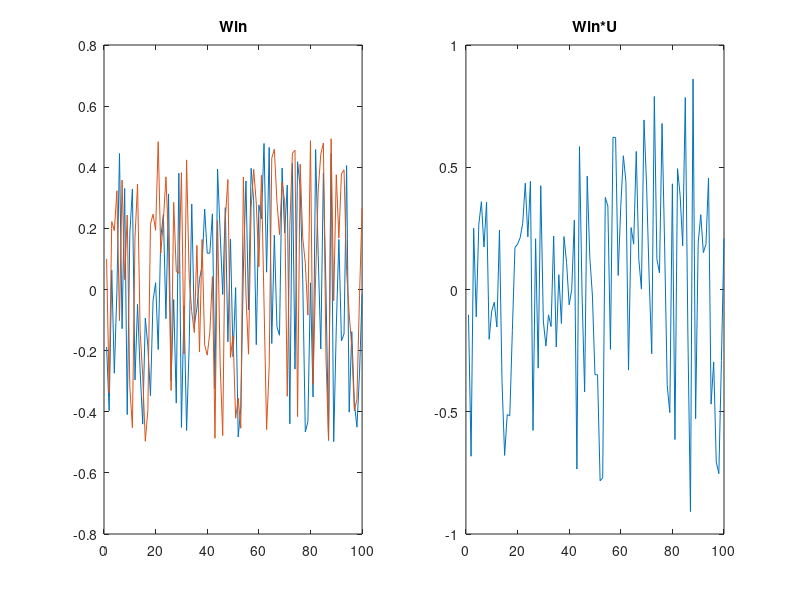

Here is the MATLAB script that generated this plot:
k = [0:0.01:1];                % length of time series
y_i = zeros(1,length(k));   % Pre-allocation
y_i2 = zeros(1,length(k));
ic = 0.4;
y_i(1) = ic;  % initial condition
y_i2(1) = ic;
a = 2.3;

res_size = 100;           % nxn size of the reservoir
in_size = 1; 
out_size = 1;

% Solving the iterated solution
for i = 2:length(y_i)
    y_i(i) = a*mod(2*y_i(i - 1),1);
end

load('lorenz.mat')

var = 2900;
r_t = Lexp(var:var);
%r_t = rand(res_size,res_size)-0.5;
rand( 'seed', 42 );
W_in = (rand(res_size,1+in_size)-0.5) .* 1;
subplot(1,2,1)
plot(W_in)
title('Win')

W_in  = W_in*[1;r_t];
subplot(1,2,2)
plot(W_in)
title('Win*U')
% subplot(1,3,2)
% plot(r_t)
% title('r(t)')